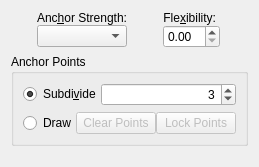
     <widget class="QWidget" name="warpTransformWidget">
      <layout class="QVBoxLayout" name="verticalLayout_10">
       <item>
        <layout class="QGridLayout" name="gridLayout_4">
         <property name="horizontalSpacing">
          <number>10</number>
         </property>
         <property name="verticalSpacing">
          <number>0</number>
         </property>
         <item row="1" column="1">
          <widget class="KisDoubleSliderSpinBox" name="alphaBox">
           <property name="sizePolicy">
            <sizepolicy hsizetype="Minimum" vsizetype="Fixed">
             <horstretch>0</horstretch>
             <verstretch>0</verstretch>
            </sizepolicy>
           </property>
          </widget>
         </item>
         <item row="0" column="1">
          <widget class="QLabel" name="flexibilityLabel">
           <property name="sizePolicy">
            <sizepolicy hsizetype="Fixed" vsizetype="Fixed">
             <horstretch>0</horstretch>
             <verstretch>0</verstretch>
            </sizepolicy>
           </property>
           <property name="minimumSize">
            <size>
             <width>2</width>
             <height>0</height>
            </size>
           </property>
           <property name="text">
            <string>Fle&amp;xibility:</string>
           </property>
           <property name="alignment">
            <set>Qt::AlignRight|Qt::AlignTrailing|Qt::AlignVCenter</set>
           </property>
           <property name="buddy">
            <cstring>alphaBox</cstring>
           </property>
          </widget>
         </item>
         <item row="1" column="0">
          <widget class="QComboBox" name="cmbWarpType">
           <property name="sizePolicy">
            <sizepolicy hsizetype="Minimum" vsizetype="Fixed">
             <horstretch>0</horstretch>
             <verstretch>0</verstretch>
            </sizepolicy>
           </property>
          </widget>
         </item>
         <item row="0" column="0">
          <widget class="QLabel" name="warpTypeLabel">
           <property name="sizePolicy">
            <sizepolicy hsizetype="Fixed" vsizetype="Fixed">
             <horstretch>0</horstretch>
             <verstretch>0</verstretch>
            </sizepolicy>
           </property>
           <property name="text">
            <string>Anc&amp;hor Strength:</string>
           </property>
           <property name="alignment">
            <set>Qt::AlignRight|Qt::AlignTrailing|Qt::AlignVCenter</set>
           </property>
           <property name="buddy">
            <cstring>cmbWarpType</cstring>
           </property>
          </widget>
         </item>
        </layout>
       </item>
       <item>
        <widget class="QGroupBox" name="groupBox">
         <property name="autoFillBackground">
          <bool>false</bool>
         </property>
         <property name="title">
          <string>Anchor Points</string>
         </property>
         <property name="flat">
          <bool>false</bool>
         </property>
         <property name="checkable">
          <bool>false</bool>
         </property>
         <layout class="QGridLayout" name="gridLayout">
          <item row="0" column="0">
           <layout class="QHBoxLayout" name="horizontalLayout_7">
            <property name="spacing">
             <number>0</number>
            </property>
            <property name="leftMargin">
             <number>0</number>
            </property>
            <property name="topMargin">
             <number>0</number>
            </property>
            <property name="rightMargin">
             <number>0</number>
            </property>
            <property name="bottomMargin">
             <number>0</number>
            </property>
            <item>
             <widget class="QRadioButton" name="defaultRadioButton">
              <property name="sizePolicy">
               <sizepolicy hsizetype="Fixed" vsizetype="Fixed">
                <horstretch>0</horstretch>
                <verstretch>0</verstretch>
               </sizepolicy>
              </property>
              <property name="text">
               <string>Subdi&amp;vide</string>
              </property>
              <property name="checked">
               <bool>true</bool>
              </property>
              <property name="autoExclusive">
               <bool>true</bool>
              </property>
              <attribute name="buttonGroup">
               <string notr="true">buttonGroup</string>
              </attribute>
             </widget>
            </item>
            <item>
             <widget class="KisIntParseSpinBox" name="densityBox">
              <property name="alignment">
               <set>Qt::AlignRight|Qt::AlignTrailing|Qt::AlignVCenter</set>
              </property>
              <property name="minimum">
               <number>2</number>
              </property>
              <property name="maximum">
               <number>30</number>
              </property>
              <property name="value">
               <number>3</number>
              </property>
             </widget>
            </item>
           </layout>
          </item>
          <item row="1" column="0">
           <layout class="QHBoxLayout" name="horizontalLayout_8">
            <property name="spacing">
             <number>0</number>
            </property>
            <property name="leftMargin">
             <number>0</number>
            </property>
            <property name="topMargin">
             <number>0</number>
            </property>
            <property name="rightMargin">
             <number>0</number>
            </property>
            <property name="bottomMargin">
             <number>0</number>
            </property>
            <item>
             <widget class="QRadioButton" name="customRadioButton">
              <property name="sizePolicy">
               <sizepolicy hsizetype="Fixed" vsizetype="Fixed">
                <horstretch>0</horstretch>
                <verstretch>0</verstretch>
               </sizepolicy>
              </property>
              <property name="text">
               <string>Draw</string>
              </property>
              <property name="autoExclusive">
               <bool>true</bool>
              </property>
              <attribute name="buttonGroup">
               <string notr="true">buttonGroup</string>
              </attribute>
             </widget>
            </item>
            <item>
             <widget class="QWidget" name="customWarpWidget" native="true">
              <property name="enabled">
               <bool>false</bool>
              </property>
              <layout class="QHBoxLayout" name="horizontalLayout_9">
               <property name="spacing">
                <number>0</number>
               </property>
               <property name="leftMargin">
                <number>0</number>
               </property>
               <property name="topMargin">
                <number>0</number>
               </property>
               <property name="rightMargin">
                <number>0</number>
               </property>
               <property name="bottomMargin">
                <number>0</number>
               </property>
               <item>
                <widget class="QPushButton" name="resetPointsButton">
                 <property name="text">
                  <string>Clear Points</string>
                 </property>
                </widget>
               </item>
               <item>
                <widget class="QPushButton" name="lockUnlockPointsButton">
                 <property name="text">
                  <string>Lock Points</string>
                 </property>
                </widget>
               </item>
              </layout>
             </widget>
            </item>
           </layout>
          </item>
         </layout>
        </widget>
       </item>
       <item>
        <spacer name="verticalSpacer_2">
         <property name="orientation">
          <enum>Qt::Vertical</enum>
         </property>
         <property name="sizeHint" stdset="0">
          <size>
           <width>20</width>
           <height>10</height>
          </size>
         </property>
        </spacer>
       </item>
      </layout>
     </widget>
